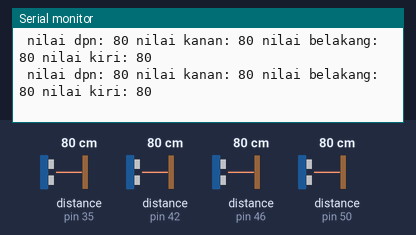
Bench run of a sketch on a simulated Arduino Mega 2560, built with avr-gcc and run on an emulated ATmega2560. Parts: the last lines printed to the serial monitor. Wiring (inferred from the names in the program): 4 × ultrasonic range finder: trigger pin 37, echo pin 35 / trigger pin 44, echo pin 42 / trigger pin 48, echo pin 46 / trigger pin 52, echo pin 50. The test bench sets the inputs (shaded band); at power-on: distance to the obstacle (sensors on pin 35, pin 42, pin 46, pin 50) 80 cm. The echo pulse lasts 58.3 µs per cm.

Above: at 1.2 s.
1.3 s: distance to the obstacle (sensor on pin 35) set to 120 cm
At 1.52 s:
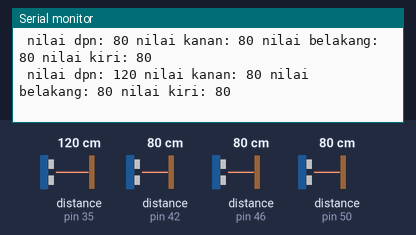
4.3 s: distance to the obstacle (sensor on pin 42) set to 120 cm
At 4.45 s:
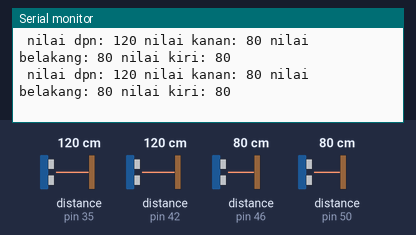
7.3 s: distance to the obstacle (sensor on pin 46) set to 120 cm
At 7.42 s:
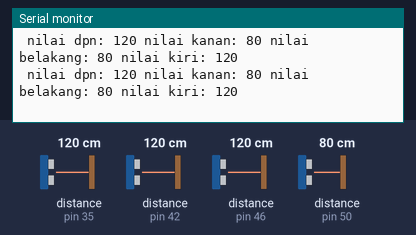
10.3 s: distance to the obstacle (sensor on pin 50) set to 35 cm
At 10.43 s:
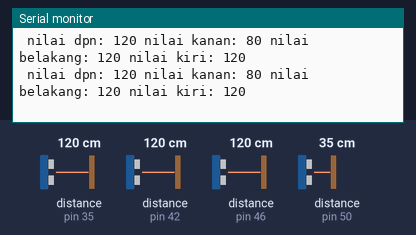
13.3 s: distance to the obstacle (sensor on pin 50) set to 60 cm
At 13.41 s:
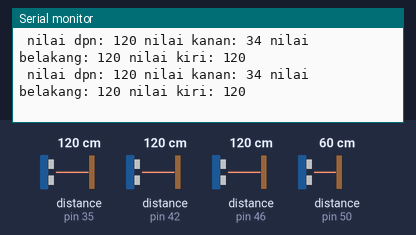
16.3 s: distance to the obstacle (sensor on pin 50) set to 120 cm
At 16.41 s:
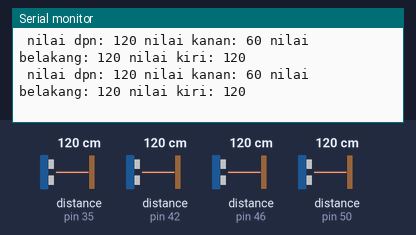
Timing chart, 0 to 19.3 s (numbered marks = the images above; inputs shaded):
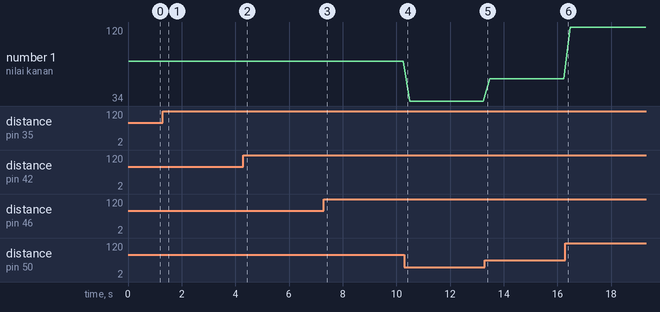

Measured:
- after the input at 1.3 s, the serial monitor: prints a new line after 0.05 s (image 1)
- plotted number 1: 80 → 34 after the input at 10.3 s, 34 → 60 after the input at 13.3 s

The sketch:

sensor-4.ino
```cpp
//DEFINE SENSOR ULTRASONIK
// ------------- ultrasonik depan
#define echodpn 35
#define trigdpn 37
// ------------- ultrasonik belakang
#define echoblkg 46
#define trigblkg 48
// ------------- ultrasonik kanan
#define echoknn 50
#define trigknn 52
// ------------- ultrasonik kiri
#define echokr 42
#define trigkr 44

// baru
//#define echobaru 39
//#define trigbaru 41

int nilaidpn, nilaiknn, nilaiblkg, nilaikr;

void setup() {
  // put your setup code here, to run once:
  Serial.begin(9600);
  //---------Depan-------------//
  pinMode(echodpn, INPUT);
  pinMode(trigdpn, OUTPUT);
  //--------Sisi Kanan---------//
  pinMode(echoknn, INPUT);
  pinMode(trigknn, OUTPUT);
  //--------Belakang-----------//
  pinMode(echoblkg, INPUT);
  pinMode(trigblkg, OUTPUT);
  //--------Sisi Kiri----------//
  pinMode(echokr, INPUT);
  pinMode(trigkr, OUTPUT);
  //--------BARU----------//
//  pinMode(echobaru, INPUT);
//  pinMode(trigbaru, OUTPUT);

}

void loop() {
  // put your main code here, to run repeatedly:
  sensor_us();
  Serial.print(" nilai dpn: ");
  Serial.print(nilaidpn);
  Serial.print(" nilai kanan: ");
  Serial.print(nilaiknn);
  Serial.print(" nilai belakang: ");
  Serial.print(nilaiblkg);
  Serial.print(" nilai kiri: ");
  Serial.println(nilaikr);
  delay(200);
//  Serial.print(" US BARU: ");
//  Serial.println(nilaibaru);
}

void sensor_us(){
  //-------------------------------1
  digitalWrite(trigdpn, LOW);                   // Set the trigger pin to low for 2uS
  delayMicroseconds(2);
  digitalWrite(trigdpn, HIGH);                  // Send a 10uS high to trigger ranging
  delayMicroseconds(10);
  digitalWrite(trigdpn, LOW);                   // Send pin low again
  nilaidpn = pulseIn(echodpn, HIGH);        // Read in times pulse
  nilaidpn= nilaidpn/58;
  //-------------------------------2
  digitalWrite(trigknn, LOW);                   // Set the trigger pin to low for 2uS
  delayMicroseconds(2);
  digitalWrite(trigknn, HIGH);                  // Send a 10uS high to trigger ranging
  delayMicroseconds(10);
  digitalWrite(trigknn, LOW);                   // Send pin low again
  nilaiknn = pulseIn(echoknn, HIGH);        // Read in times pulse
  nilaiknn= nilaiknn/58;
  //-------------------------------5
  digitalWrite(trigblkg, LOW);                   // Set the trigger pin to low for 2uS
  delayMicroseconds(2);
  digitalWrite(trigblkg, HIGH);                  // Send a 10uS high to trigger ranging
  delayMicroseconds(10);
  digitalWrite(trigblkg, LOW);                   // Send pin low again
  nilaiblkg = pulseIn(echoblkg, HIGH);        // Read in times pulse
  nilaiblkg= nilaiblkg/58;
  //-------------------------------7
  digitalWrite(trigkr, LOW);                   // Set the trigger pin to low for 2uS
  delayMicroseconds(2);
  digitalWrite(trigkr, HIGH);                  // Send a 10uS high to trigger ranging
  delayMicroseconds(10);
  digitalWrite(trigkr, LOW);                   // Send pin low again
  nilaikr = pulseIn(echokr, HIGH);        // Read in times pulse
  nilaikr= nilaikr/58;
  //-------------------------------7
//  digitalWrite(trigbaru, LOW);                   // Set the trigger pin to low for 2uS
//  delayMicroseconds(2);
//  digitalWrite(trigbaru, HIGH);                  // Send a 10uS high to trigger ranging
//  delayMicroseconds(10);
//  digitalWrite(trigbaru, LOW);                   // Send pin low again
//  nilaibaru = pulseIn(echobaru, HIGH);        // Read in times pulse
//  nilaibaru= nilaibaru/58;
}
```
